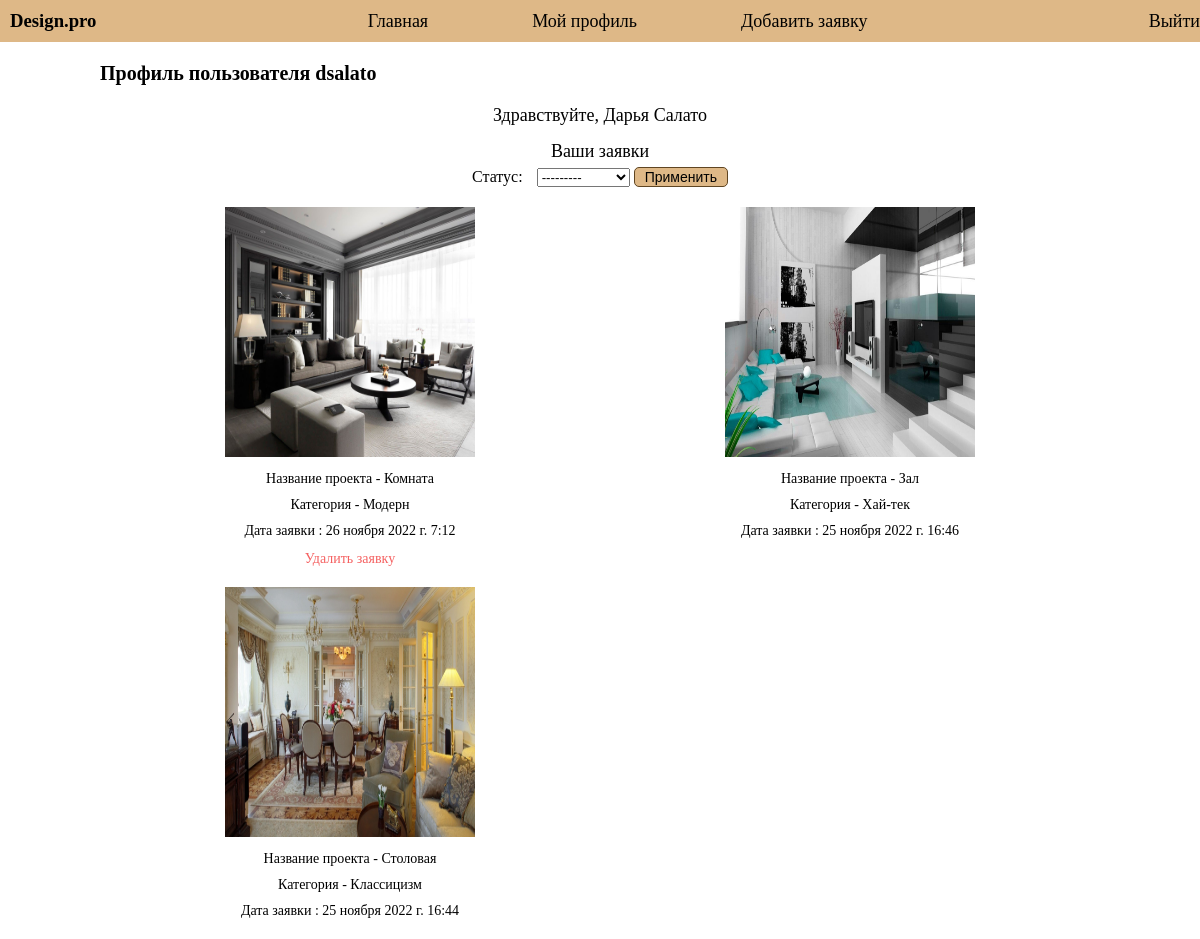
Before: /accounts/profile/ (signed in) with the older database file.
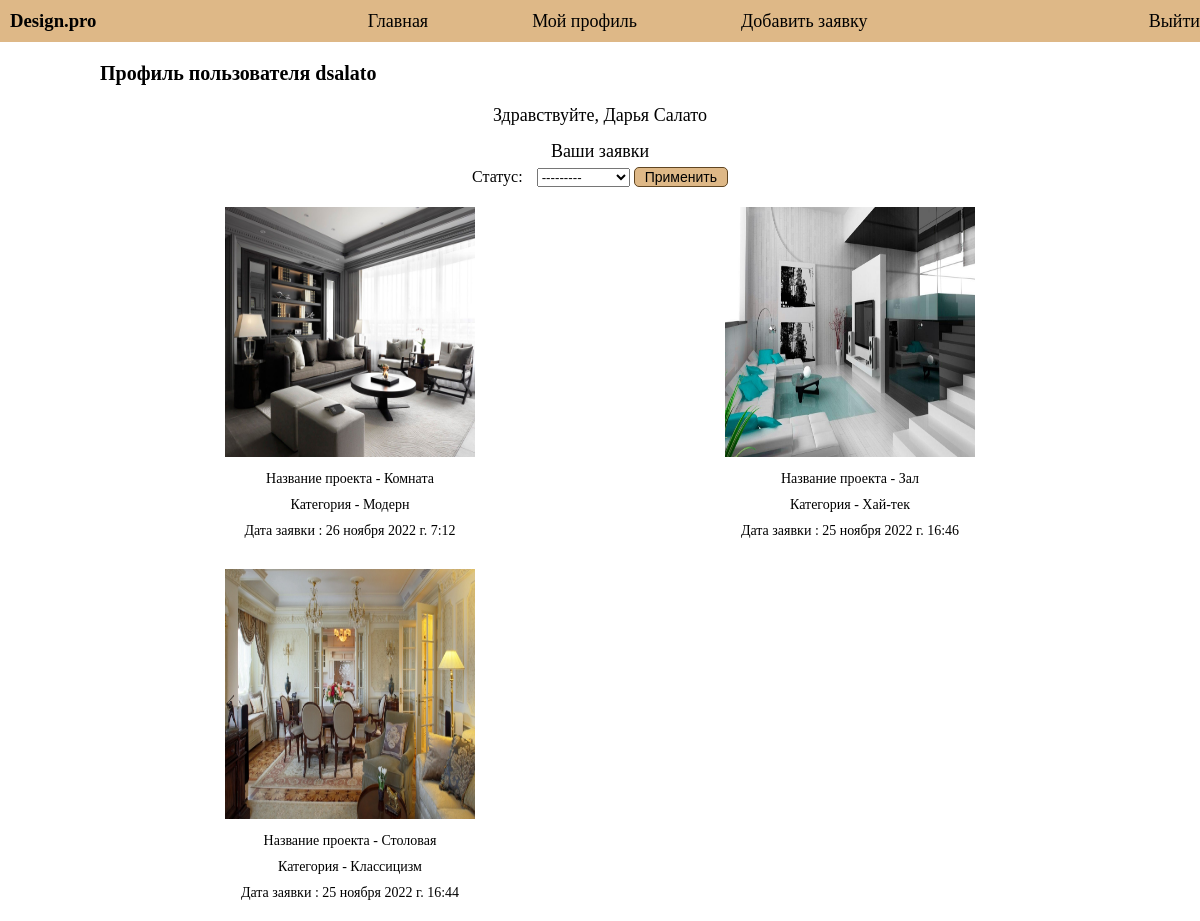
After: the same page with the newer database file.
### catalog/models.py (models this page shows, shortened)
class Request(models.Model):
    STATUS_CHOICES = [
        ('new', 'Новая'),
        ('in proqress', 'В процессе'),
        ('completed', 'Завершено')
    ]
    user = models.ForeignKey('User', verbose_name='Пользователь', on_delete=models.CASCADE, blank=True, null=True)
    name = models.CharField(max_length=254, verbose_name='Имя', blank=False)
    text = models.TextField(max_length=500, verbose_name='Описание', blank=False)
    text_commit = models.TextField(max_length=500, verbose_name='Комментарий', null=True, blank=False)
    date = models.DateTimeField(verbose_name='Дата_добавления', auto_now_add=True)
    category = models.ForeignKey('Category', verbose_name='Категория', on_delete=models.CASCADE)
    photo_done = models.ImageField(max_length=254, verbose_name='Готовые работы', upload_to=get_name_file, blank=False, null=True,
                                   validators=[FileExtensionValidator(allowed_extensions=['png', 'jpg', 'jpeg', 'bmp']),
                                               file_size])
    photo = models.ImageField(max_length=254, verbose_name='Фотография', upload_to=get_name_file, blank=True, null=True,
                              validators=[FileExtensionValidator(allowed_extensions=['png', 'jpg', 'jpeg', 'bmp']),
                                          file_size])
    status = models.CharField(max_length=254, verbose_name='Статус',
                              choices=STATUS_CHOICES,
                              default='new')
    def status_verbose(self):
        return dict(self.STATUS_CHOICES)[self.status]
    class Meta:
        ordering = ['-date']

class Category(models.Model):
    name = models.CharField(max_length=254, verbose_name='Название', blank=False)
    def __str__(self):
        return self.name

### catalog/views.py (the view)
# urls.py: path('accounts/profile/', Profile.as_view(), name='profile'),
class Profile(LoginRequiredMixin, generic.ListView):
    model = Request
    template_name = 'profile.html'
    def get_queryset(self):
        if self.request.user.is_superuser:
            return Request.objects.all()
        else:
            return Request.objects.filter(user=self.request.user)
    def get_context_data(self, **kwargs):
        context = super().get_context_data(**kwargs)
        context['filter'] = RequestFilter(self.request.GET, queryset=self.get_queryset())
        return context

### templates/profile.html (shortened to what this page needs)
{% extends "basic.html" %}
{% block content %}
   <h2 class="profile_h2">Профиль пользователя {{ user.username }}</h2>
   {% if user.first_name and user.last_name %}
       <p class="profile_p">Здравствуйте, {{ user.first_name }} {{ user.last_name }} </p>
   {% else %}
       <p class="profile_p">Здравствуйте! </p>
   {% endif %}
    {% if user.is_superuser %}
    <h3 class="profile_h3">Все заявки</h3>
    {% else %}
    <h3 class="profile_h3">Ваши заявки</h3>
    {% endif %}
    <div class="profile_form">
        <form method="get" >
           {{ filter.form }}
           <button type="submit">Применить</button>
       </form>
    </div>
    <div class="index_content">
    {% for request in filter.qs %}
        <div class="index_request">
            <img width="250px" height="250px" src="{{request.photo.url}}">
            <p class="index_p_request">Название проекта - {{ request.name }}</p>
            <p class="index_p_request">Категория - {{ request.category }}</p>
            <p class="index_p_request">Дата заявки : {{ request.date }}</p>
            {% if user.is_superuser and request.status_verbose == 'Новая' %}
                <p class="index_p">Изменить статус заявки</p>
                <div class="index_status">
                    <a class="index_status_a" href="{% url 'request_update' request.pk 'in proqress' %}"><button>В процессе</button></a>
                    <a class="index_status_a" href="{% url 'request_update' request.pk  'completed' %}"><button>Выполнено</button></a>
                </div>
            {% elif  request.status_verbose == 'Новая' %}
                <a class="profile_a" href="{% url 'request_delete' request.pk %}">Удалить заявку</a>
            {% endif %}
        </div>
    {% endfor %}
    </div>
{% endblock %}

Changed rows visible on the page:
changed Request "Комната": no longer shows "Удалить заявку"
